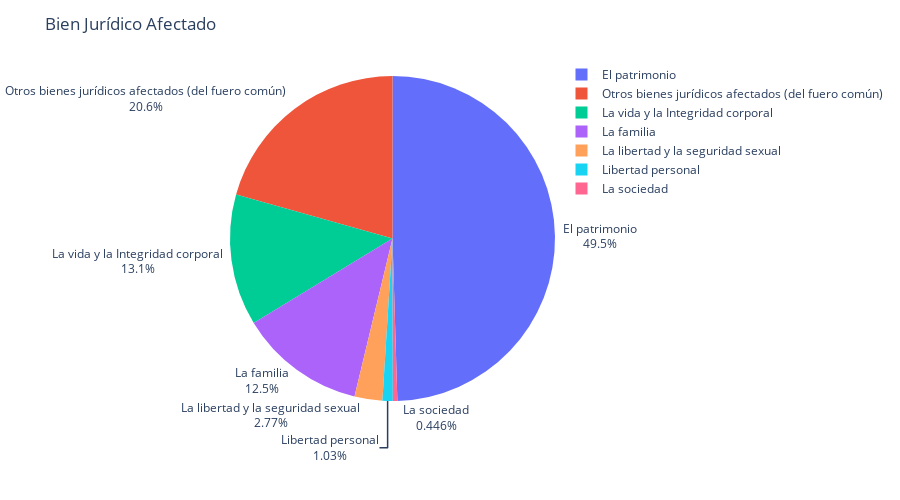

Notebook cell for this chart:
### Code cell
#Recuento bien juridico afectado

bien_recuento = df.groupby('Bien jurídico afectado')['Recuento'].sum().reset_index()

#df = px.data.gapminder().query("year == 2007").query("continent == 'Americas'")
fig = px.pie(bien_recuento, values='Recuento', names='Bien jurídico afectado',
             title='',
             hover_data=['Recuento'])
fig.update_traces(textposition='outside', textinfo='percent+label')
fig.update_layout(title_text='Bien Jurídico Afectado', yaxis_title='',
                   xaxis_title='', height=500, xaxis={'categoryorder':'total descending'})
fig.show()

### Figure 1 — Plotly figure (JSON) as saved in the notebook; plotly's stock layout.template omitted (floating-point values rounded to 4 significant figures)
{"data": [{"customdata": [[8377022], [2120972], [468180], [75415], [2211089], [173470], [3490231]], "domain": {"x": [0, 1], "y": [0, 1]}, "hovertemplate": "Bien jurídico afectado=%{label}<br>Recuento=%{customdata[0]}<extra></extra>", "labels": ["El patrimonio", "La familia", "La libertad y la seguridad sexual", "La sociedad", "La vida y la Integridad corporal", "Libertad personal", "Otros bienes jurídicos afectados (del fuero común)"], "legendgroup": "", "name": "", "showlegend": true, "textinfo": "percent+label", "textposition": "outside", "type": "pie", "values": [8377022, 2120972, 468180, 75415, 2211089, 173470, 3490231]}], "layout": {"height": 500, "legend": {"tracegroupgap": 0}, "margin": {"t": 60}, "title": {"text": "Bien Jurídico Afectado"}, "xaxis": {"categoryorder": "total descending", "title": {"text": ""}}, "yaxis": {"title": {"text": ""}}}}
